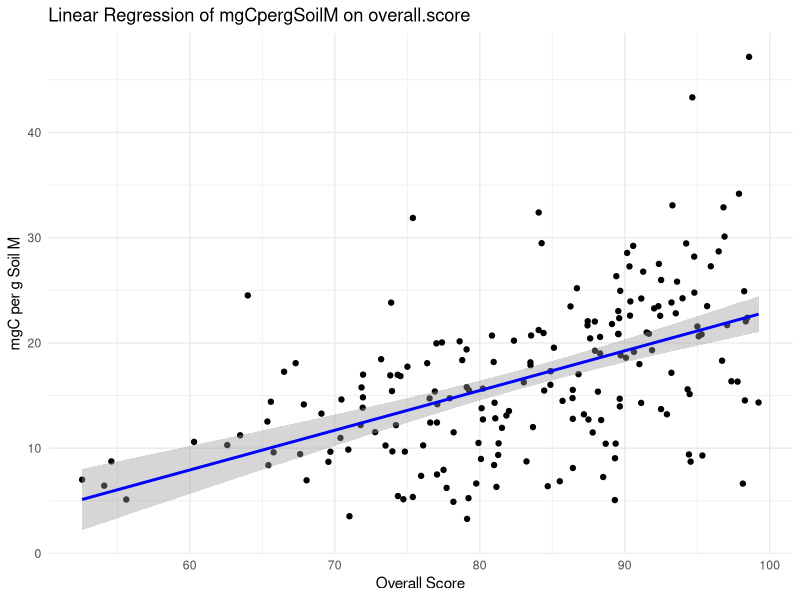
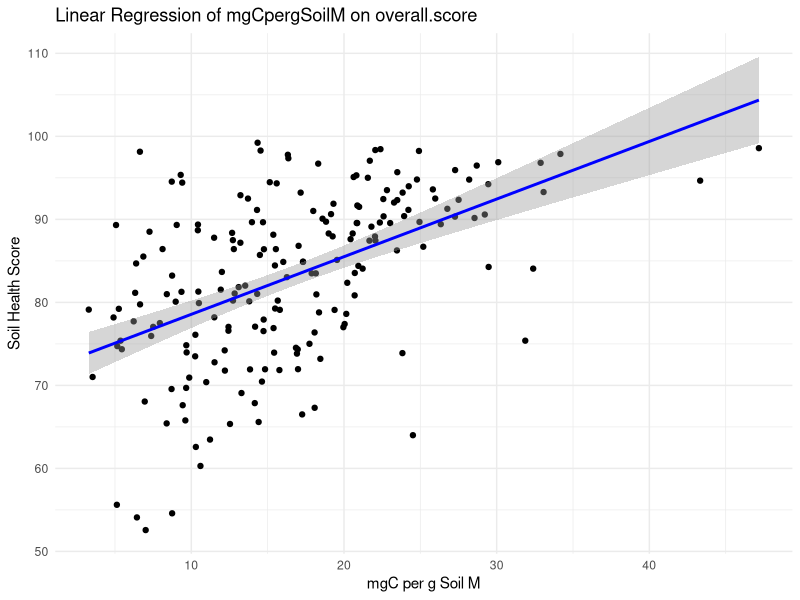
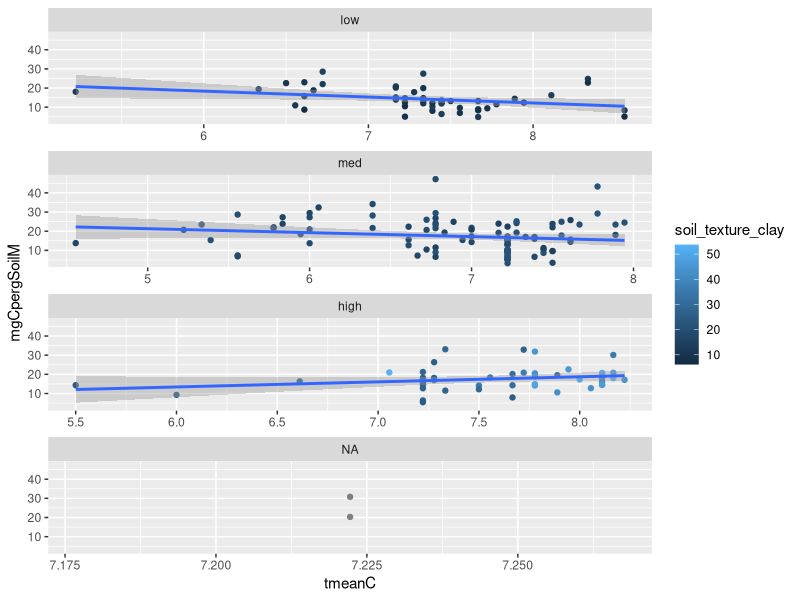
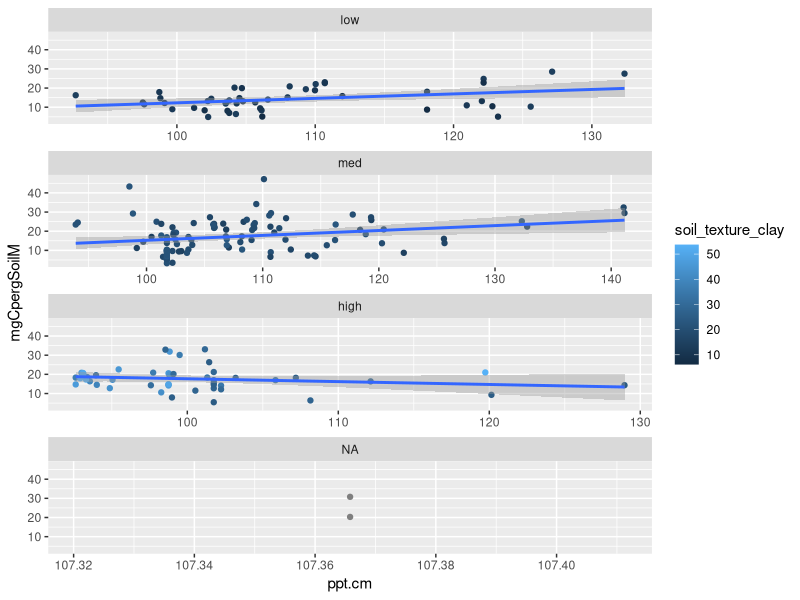
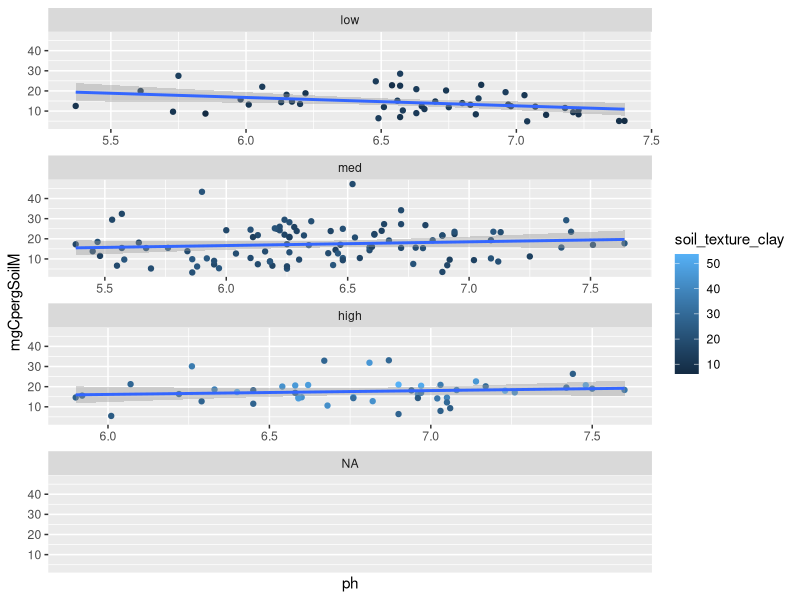
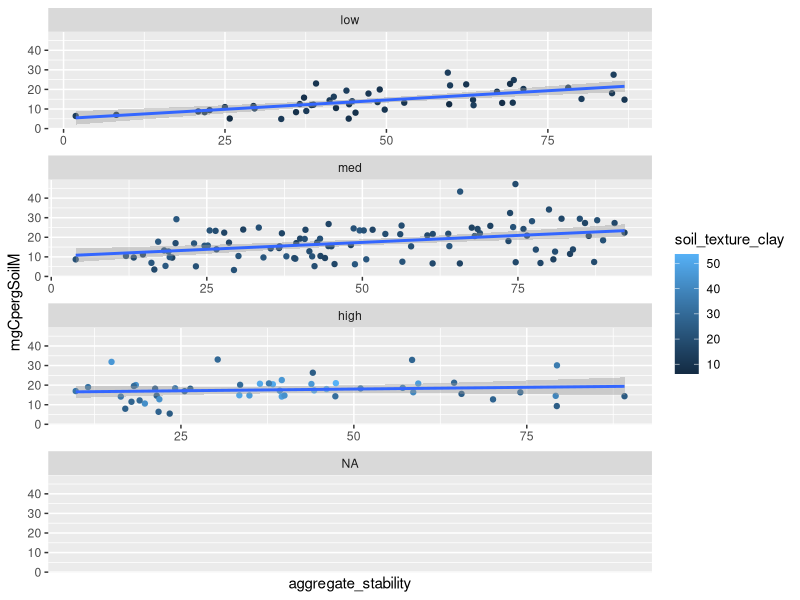
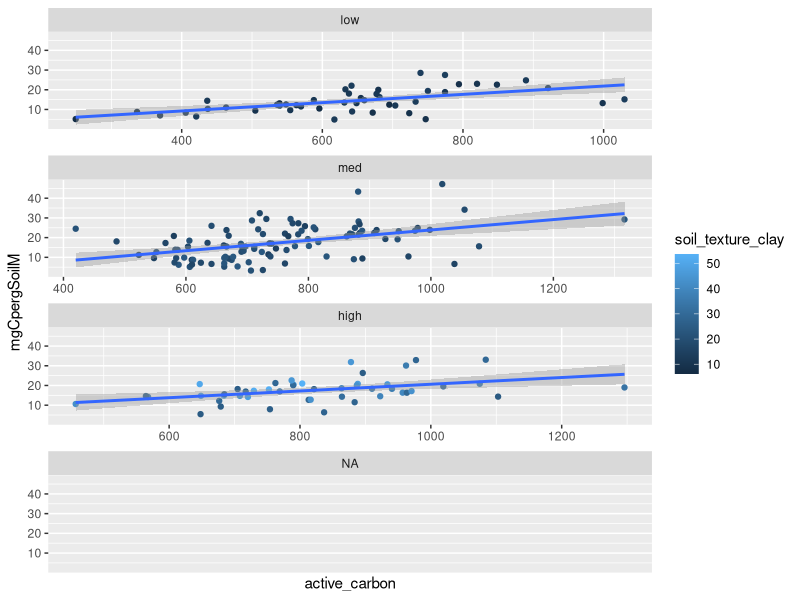
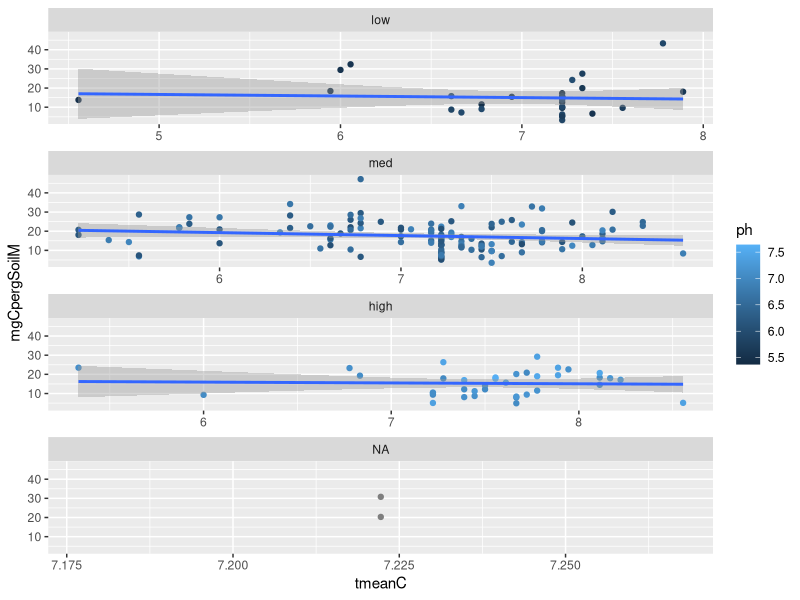

Generate these figures, in order, with R: (Note: this script raises an error after producing the figures.)
#Analyzing data and Buildin models for response variable MgMAOM

#setwd("/Users/f003833/Documents/GitHub/FracFarmVT") #caitlin
setwd("C:/Users/F004SPC/Documents/GitHub/FracFarmVT") #erin

#load your libraries
library(tidyverse)
library(ggplot2)
library(dplyr)
library(corrplot)
library(nlme)
library(ggeffects)
library(emmeans)

##call in the analytical data
data <- read.csv("data.csv")
view(data)

#soil health regression

# Perform linear regression
regression_model <- lm(mgCpergSoilM ~ overall.score, data = data)

# Summarize the regression model
summary(regression_model)

# Create a plot with the regression line
ggplot(data, aes(x = overall.score, y = mgCpergSoilM)) +
  geom_point() +
  geom_smooth(method = "lm", col = "blue") +
  labs(title = "Linear Regression of mgCpergSoilM on overall.score",
       x = "Overall Score",
       y = "mgC per g Soil M") +
  theme_minimal()



# Perform linear regression try it the other way, to see!
regression_model <- lm(overall.score ~ mgCpergSoilM, data = data)

# Summarize the regression model
summary(regression_model)

# Create a plot with the regression line
ggplot(data, aes(x = mgCpergSoilM, y = overall.score)) +
  geom_point() +
  geom_smooth(method = "lm", col = "blue") +
  labs(title = "Linear Regression of mgCpergSoilM on overall.score",
       x = "mgC per g Soil M",
       y = "Soil Health Score") +
  theme_minimal()







#First, graphically explore relationships 
#to look for interactions between independent variables that research shows could have interactions

summary(data$soil_texture_clay)
data <- data %>% 
  mutate(claycategory=cut(soil_texture_clay, breaks=c(-Inf, 14, 24, Inf), labels=c("low","med", "high")))
ggplot(data=data, aes(x=tmeanC, y=mgCpergSoilM, col=soil_texture_clay))+ 
  geom_point()+
  geom_smooth(method=lm)+
  facet_wrap(~ claycategory, ncol=1, scales="free_x")

data <- data %>% 
  mutate(claycategory=cut(soil_texture_clay, breaks=c(-Inf, 14, 24, Inf), labels=c("low","med", "high")))
ggplot(data=data, aes(x=ppt.cm, y=mgCpergSoilM, col=soil_texture_clay))+ 
  geom_point()+
  geom_smooth(method=lm)+
  facet_wrap(~ claycategory, ncol=1, scales="free_x")

data <- data %>% 
  mutate(claycategory=cut(soil_texture_clay, breaks=c(-Inf, 14, 24, Inf), labels=c("low","med", "high")))
ggplot(data=data, aes(x=ph, y=mgCpergSoilM, col=soil_texture_clay))+ 
  geom_point()+
  geom_smooth(method=lm)+
  facet_wrap(~ claycategory, ncol=1, scales="free_x")

data <- data %>% 
  mutate(claycategory=cut(soil_texture_clay, breaks=c(-Inf, 14, 24, Inf), labels=c("low","med", "high")))
ggplot(data=data, aes(x=aggregate_stability, y=mgCpergSoilM, col=soil_texture_clay))+ 
  geom_point()+
  geom_smooth(method=lm)+
  facet_wrap(~ claycategory, ncol=1, scales="free_x")

data <- data %>% 
  mutate(claycategory=cut(soil_texture_clay, breaks=c(-Inf, 14, 24, Inf), labels=c("low","med", "high")))
ggplot(data=data, aes(x=active_carbon, y=mgCpergSoilM, col=soil_texture_clay))+ 
  geom_point()+
  geom_smooth(method=lm)+
  facet_wrap(~ claycategory, ncol=1, scales="free_x")

#more interactions with ph
summary(data$ph)

data <- data %>% 
  mutate(phcategory=cut(ph, breaks=c(-Inf,6,7, Inf), labels=c("low","med","high")))
ggplot(data=data, aes(x=tmeanC, y=mgCpergSoilM, col=ph))+ 
  geom_point()+
  geom_smooth(method=lm)+
  facet_wrap(~ phcategory, ncol=1, scales="free_x")

data <- data %>% 
  mutate(phcategory=cut(ph, breaks=c(-Inf,6,7, Inf), labels=c("low","med","high")))
ggplot(data=data, aes(x=ppt.cm, y=mgCpergSoilM, col=ph))+ 
  geom_point()+
  geom_smooth(method=lm)+
  facet_wrap(~ phcategory, ncol=1, scales="free_x")

data <- data %>% 
  mutate(phcategory=cut(ph, breaks=c(-Inf,6,7, Inf), labels=c("low","med","high")))
ggplot(data=data, aes(x=aggregate_stability, y=mgCpergSoilM, col=ph))+ 
  geom_point()+
  geom_smooth(method=lm)+
  facet_wrap(~ phcategory, ncol=1, scales="free_x")

data <- data %>% 
  mutate(phcategory=cut(ph, breaks=c(-Inf,6,7, Inf), labels=c("low","med","high")))
ggplot(data=data, aes(x=soil_texture_clay, y=mgCpergSoilM, col=ph))+ 
  geom_point()+
  geom_smooth(method=lm)+
  facet_wrap(~ phcategory, ncol=1, scales="free_x")

data <- data %>% 
  mutate(phcategory=cut(ph, breaks=c(-Inf,6,7, Inf), labels=c("low","med","high")))
ggplot(data=data, aes(x=active_carbon, y=mgCpergSoilM, col=ph))+ 
  geom_point()+
  geom_smooth(method=lm)+
  facet_wrap(~ phcategory, ncol=1, scales="free_x")

#interactions with ppt
summary(data$ppt.cm)
data <- data %>% 
  mutate(pptcategory=cut(ppt.cm, breaks=c(-Inf,101.4, 110.0, Inf), labels=c("low","med","high")))
ggplot(data=data, aes(x=tmeanC, y=mgCpergSoilM, col=ppt.cm))+ 
  geom_point()+
  geom_smooth(method=lm)+
  facet_wrap(~ pptcategory, ncol=1, scales="free_x")


data <- data %>% 
  mutate(pptcategory=cut(ppt.cm, breaks=c(-Inf,101.4, 110.0, Inf), labels=c("low","med","high")))
ggplot(data=data, aes(x=aggregate_stability, y=mgCpergSoilM, col=ppt.cm))+ 
  geom_point()+
  geom_smooth(method=lm)+
  facet_wrap(~ pptcategory, ncol=1, scales="free_x")

summary(data$ppt.cm)
data <- data %>% 
  mutate(pptcategory=cut(ppt.cm, breaks=c(-Inf,101.4, 110.0, Inf), labels=c("low","med","high")))
ggplot(data=data, aes(x=tmeanC, y=mgCpergSoilM, col=ppt.cm))+ 
  geom_point()+
  geom_smooth(method=lm)+
  facet_wrap(~ pptcategory, ncol=1, scales="free_x")


data <- data %>% 
  mutate(pptcategory=cut(ppt.cm, breaks=c(-Inf,101.4, 110.0, Inf), labels=c("low","med","high")))
ggplot(data=data, aes(x=active_carbon, y=mgCpergSoilM, col=ppt.cm))+ 
  geom_point()+
  geom_smooth(method=lm)+
  facet_wrap(~ pptcategory, ncol=1, scales="free_x")

#interactions with aggregate stability
summary(data$aggregate_stability)
data <- data %>% 
  mutate(agStcategory=cut(aggregate_stability, breaks=c(-Inf,29.3, 65.6, Inf), labels=c("low","med","high")))
ggplot(data=data, aes(x=ph, y=mgCpergSoilM, col=aggregate_stability))+ 
  geom_point()+
  geom_smooth(method=lm)+
  facet_wrap(~ agStcategory, ncol=1, scales="free_x")

data <- data %>% 
  mutate(agStcategory=cut(aggregate_stability, breaks=c(-Inf,29.3, 65.6, Inf), labels=c("low","med","high")))
ggplot(data=data, aes(x=ppt.cm, y=mgCpergSoilM, col=aggregate_stability))+ 
  geom_point()+
  geom_smooth(method=lm)+
  facet_wrap(~ agStcategory, ncol=1, scales="free_x")

data <- data %>% 
  mutate(agStcategory=cut(aggregate_stability, breaks=c(-Inf,29.3, 65.6, Inf), labels=c("low","med","high")))
ggplot(data=data, aes(x=tmeanC, y=mgCpergSoilM, col=aggregate_stability))+ 
  geom_point()+
  geom_smooth(method=lm)+
  facet_wrap(~ agStcategory, ncol=1, scales="free_x")

data <- data %>% 
  mutate(agStcategory=cut(aggregate_stability, breaks=c(-Inf,29.3, 65.6, Inf), labels=c("low","med","high")))
ggplot(data=data, aes(x=soil_texture_clay, y=mgCpergSoilM, col=aggregate_stability))+ 
  geom_point()+
  geom_smooth(method=lm)+
  facet_wrap(~ agStcategory, ncol=1, scales="free_x")

data <- data %>% 
  mutate(agStcategory=cut(aggregate_stability, breaks=c(-Inf,29.3, 65.6, Inf), labels=c("low","med","high")))
ggplot(data=data, aes(x=active_carbon, y=mgCpergSoilM, col=aggregate_stability))+ 
  geom_point()+
  geom_smooth(method=lm)+
  facet_wrap(~ agStcategory, ncol=1, scales="free_x")

#tmeanC and active carbon
summary(data$tmeanC)

data <- data %>% 
  mutate(tmeanCcategory=cut(tmeanC, breaks=c(-Inf,6.8, 7.6, Inf), labels=c("low","med","high")))
ggplot(data=data, aes(x=active_carbon, y=mgCpergSoilM, col=tmeanC))+ 
  geom_point()+
  geom_smooth(method=lm)+
  facet_wrap(~ tmeanCcategory, ncol=1, scales="free_x")

#Models
#Correlation plot
library(corrplot)
cordata <- cor(data[,c("mgCpergSoilM","ph","ppt.cm","tmeanC","aggregate_stability","soil_texture_clay","active_carbon")], use="pairwise.complete.obs", method="pearson")
corrplot(cordata)
view(cordata)

##Linear Mixed Model for dependent variable (mgCpergSoilM)
#test without random effect, because only one value per field

m1 = gls(mgCpergSoilM ~ ppt.cm * soil_texture_clay * tmeanC + ppt.cm * tmeanC + 
           aggregate_stability * soil_texture_clay + 
           active_carbon + ph * soil_texture_clay, 
         data = data, 
         na.action = na.exclude, 
         method = "ML")
summary(m1)
anova(m1)

#check if variance structure improves the model (to test, both methods were set to REML)

m2 = gls(mgCpergSoilM ~ ppt.cm * soil_texture_clay * tmeanC + ppt.cm * tmeanC + 
           active_carbon + ph * soil_texture_clay + aggregate_stability, 
         data = data, 
         na.action = na.exclude, 
         method = "ML")
summary(m2)
anova(m2)


anova (m1,m2)

m3 = gls(mgCpergSoilM ~ ppt.cm * soil_texture_clay * tmeanC + ppt.cm * tmeanC + 
           active_carbon + aggregate_stability, 
         data = data, 
         na.action = na.exclude, 
         method = "ML")
summary(m3)
anova (m2,m3)
anova(m3)

#pseudo R squared calculation (fit between model predicted data and actual data)
data$mgCpergSoilM.pred=as.vector(fitted(m3))
R2=lm(mgCpergSoilM~mgCpergSoilM.pred, data=data, na.action=na.omit)
summary(R2) #r2=0.36

#check assumptions, distribution of residuals

F_Final <- fitted(m3)
R_Final <- residuals(m3, type = "pearson", scaled = TRUE)
N = !is.na(data$mgCpergSoilM)
Rfull <- NA
Rfull[N] <- R_Final
op <- par(mfrow = c(2,2), mar = c(5,4,1,1))  
plot(F_Final, R_Final)
hist(Rfull)
plot(Rfull ~ data$aggregate_stability)
plot(Rfull ~ data$soil_texture_clay)
plot(Rfull ~ data$active_carbon)
plot(Rfull ~ data$tmeanC)
plot(Rfull ~ data$ppt.cm)
plot(Rfull ~ data$ph)
par(op)

#partial residuals to test that the relationship is linear
#do these for each of the significant predictors (do green and red lines match?)

op <- par(mfrow = c(2,2), mar = c(5,4,1,1)) #this makes it so all the graphs are plotted in the same window (a 2 x 2 grid)

ppt.cm.c <- summary(m3)$coefficients[2] #predictor coefficient
ppt.cm.pr <- Rfull + ppt.cm.c*data$ppt.cm  #Residuals + pred coef * predictor value
{scatter.smooth(data$ppt.cm, ppt.cm.pr, 
                lpars = list(col = "green", lwd = 3, lty = 3)) #residual loess
  abline(lm(ppt.cm.c*data$ppt.cm ~ data$ppt.cm), col = "red")} 

soil_texture_clay.c <- summary(m3)$coefficients[3] #predictor coefficient
soil_texture_clay.pr <- Rfull + soil_texture_clay.c*data$soil_texture_clay  #Residuals + pred coef * predictor value
{scatter.smooth(data$soil_texture_clay, soil_texture_clay.pr, 
                lpars = list(col = "green", lwd = 3, lty = 3)) #residual loess
  abline(lm(soil_texture_clay.c*data$soil_texture_clay ~ data$soil_texture_clay), col = "red")} 

aggregate_stability.c <- summary(m3)$coefficients[5] #predictor coefficient
aggregate_stability.pr <- Rfull + aggregate_stability.c*data$aggregate_stability  #Residuals + pred coef * predictor value
{scatter.smooth(data$aggregate_stability, aggregate_stability.pr, 
                lpars = list(col = "green", lwd = 3, lty = 3)) #residual loess
  abline(lm(aggregate_stability.c*data$aggregate_stability ~ data$aggregate_stability), col = "red")} 

active_carbon.c <- summary(m3)$coefficients[6] #predictor coefficient
active_carbon.pr <- Rfull + active_carbon.c*data$active_carbon  #Residuals + pred coef * predictor value
{scatter.smooth(data$active_carbon, active_carbon.pr, 
                lpars = list(col = "green", lwd = 3, lty = 3)) #residual loess
  abline(lm(active_carbon.c*data$active_carbon ~ data$active_carbon), col = "red")} 

tmeanC.c <- summary(m3)$coefficients[6] #predictor coefficient
tmeanC.pr <- Rfull + tmeanC.c*data$tmeanC  #Residuals + pred coef * predictor value
{scatter.smooth(data$tmeanC, tmeanC.pr, 
                lpars = list(col = "green", lwd = 3, lty = 3)) #residual loess
  abline(lm(tmeanC.c*data$tmeanC ~ data$tmeanC), col = "red")} 

par(op)

#Visualize significant relationships

#own_theme below sets ggplot parameters for how plots should look. 
own_theme <- theme_bw(base_size = 11) +
  theme(rect = element_blank(),
        axis.ticks = element_line(color = "black"),
        axis.text = element_text(color = "black"),
        axis.line = element_line(color = "black"),
        panel.grid.minor = element_blank())

#for aggregate stability
pred_aggregate_stability <- ggpredict(m3, terms = c("aggregate_stability"))

mgMAOM_aggregate_stability <-data %>% 
  ggplot() +
  geom_point(aes(x = aggregate_stability, y = mgCpergSoilM), #plot your data
             size = 1.5, alpha = 0.5) +
  geom_line(pred_aggregate_stability, mapping = aes(x=x, y=predicted), #plot the model's prediction (based on linear )
            lwd = 1) +
  own_theme+
  theme(legend.position = "none") +
  scale_y_continuous(expression("mg C in MAOM per g soil"))+
  scale_x_continuous(expression("Aggregate Stability"),
              label = scales::comma) 
mgMAOM_aggregate_stability
ggsave("mgMAOM_aggregate_stability.jpeg", width = 4, height = 3)
                   
#for active_carbon
pred_active_carbon <- ggpredict(m3, terms = c("active_carbon"))

mgMAOM_active_carbon <-data %>% 
          ggplot() +
          geom_point(aes(x = active_carbon, y = mgCpergSoilM), #plot your data
                                size = 1.5, alpha = 0.5) +
          geom_line(pred_active_carbon, mapping = aes(x=x, y=predicted), #plot the model's prediction (based on linear )
                               lwd = 1) +
          own_theme+
        theme(legend.position = "none") +
                     scale_y_continuous(expression("mg C in MAOM per g soil"))+
                     scale_x_continuous(expression("active carbon"),
                                        label = scales::comma) 
                   mgMAOM_active_carbon
ggsave("mgMAOM_active_carbon.jpeg", width = 4, height = 3)
                   
#for 3 way interaction of tmean, ppt, and texture

summary(data$soil_texture_clay)
summary(data$ppt.cm)
pred_3way <- ggpredict(m3, terms = c("tmeanC","ppt.cm[101,110]", 
  "soil_texture_clay[10, 32]"))

pred_3way$ppt_group <- pred_3way$group
levels(pred_3way$ppt_group) <- c("low (92-104)",  
                                   "high (104-142)")
pred_3way$clay_facet <- pred_3way$facet
levels(pred_3way$clay_facet) <- c("low clay (6-19%)",  
                                   "high clay (19-54%)")

data <- data %>%
  drop_na(ppt.cm) %>% 
  drop_na(soil_texture_clay) %>% 
  dplyr::mutate(ppt_group = cut(ppt.cm, breaks = c(92,104,142)),
                clay_facet = cut(soil_texture_clay, breaks = c(6,19,54)))

levels(data$ppt_group) <- c("low (92-104)",  
                            "high (104-142)")
 
levels(data$clay_facet) <- c("low clay (6-19%)",  
                                   "high clay (19-54%)")

mgMAOM_3way <-data %>% 
   ggplot() +
   geom_point(aes(x = tmeanC, y = mgCpergSoilM, col = ppt_group), #plot your data
              size = 1.5, alpha = 0.5) +
   geom_line(pred_3way, mapping = aes(x=x, y=predicted, col = ppt_group), #plot the model's prediction (based on linear )
             lwd = 1) +
   facet_wrap(~clay_facet) +
   own_theme+
   #theme(legend.position = "none") +
   scale_y_continuous(expression(paste("mg MAOM C g"^-1,"soil"))) +
   scale_x_continuous(expression("Mean Annual Temperature (°C)"),
                      label = scales::comma) +
   guides(col=guide_legend(title="MAP (cm)")) +
   scale_color_manual(values = c("lightblue", "blue")) # adjust colors if needed
 
mgMAOM_3way
ggsave("mgMAOM_3way.jpeg", width = 6.5, height = 3)
 
#get slope for the lines in the 3 way 
mylist<- list(ppt.cm=c(101,110),soil_texture_clay=c(10,32))
  
emtrends(m3,pairwise~ppt.cm*soil_texture_clay,var="tmeanC", at=mylist)                
                   
   #analyze data by field type. group by and color by field type this code is in progress
    #exploration
                   mgMAOM_active_carbonbyField <-data
                     ggplot() +
                     geom_point(aes(x = active_carbon, y = mgCpergSoilM, color=Type.x), 
                                size = 1.5, alpha = 0.5) +
                     #geom_smooth() +
                     own_theme+
                     #theme(legend.position = "none") +
                     scale_y_continuous(expression("mg C in MAOM per g soil"))+
                     scale_x_continuous(expression("active_carbon"),
                                        label = scales::comma) 
                   mgMAOM_active_carbonbyField
                   ggsave("mgMAOM_active_carbonbyField.jpeg", width = 4, height = 3)
                   
                   mgMAOM_agg_stability_byField <-data %>% 
                     ggplot() +
                     geom_point(aes(x = aggregate_stability, y = mgCpergSoilM, color=Type.x), 
                                size = 1.5, alpha = 0.5) +
                     #geom_smooth() +
                     own_theme+
                     #theme(legend.position = "none") +
                     scale_y_continuous(expression("mg C in MAOM per g soil"))+
                     scale_x_continuous(expression("aggregrate stability"),
                                        label = scales::comma) 
                   mgMAOM_agg_stability_byField
                   ggsave("mgMAOM_aggregrate_stability_byField.jpeg", width = 4, height = 3)
                   
                   
                   
#anova by field type to see differences 
      field_anova<- aov(mgCpergSoilM~Type.x, data=data)
       summary(field_anova)  
       
  TukeyHSD(field_anova)
            
# Create a violin plot with individual data points
       ggplot(data, aes(x = Type.x, y = mgCpergSoilM)) +
       geom_violin(trim = FALSE, fill = "lightblue") +  # Create the violin plot
       geom_jitter(width = 0.2, size = 1, color = "darkblue") +  # Add jittered points
       labs(title = "Distribution of mgCpergSoilM by Field Type",
                          x = "Field Type",
                          y = "mgC per g Soil M") +
       theme_minimal()  # Apply a minimal theme for a clean look              
      
       
       # Create a violin plot with individual data points and mean line
       ggplot(data, aes(x = Type.x, y = mgCpergSoilM, color = Type.x, fill = Type.x)) +
         geom_violin(trim = FALSE, alpha = 0.5) +  # Create the violin plot with semi-transparent fill
         geom_jitter(width = 0.2, size = 1) +  # Add jittered points
         stat_summary(fun = mean, geom = "point", shape = 23, size = 2, color = "black", fill = "yellow") +  # Add mean points
         labs(title = "Distribution of mgCpergSoilM by Field Type",
              x = "Field Type",
              y = "mgC per g Soil M") +
         theme_minimal()  # Apply a minimal theme for a clean look
       
       
       
